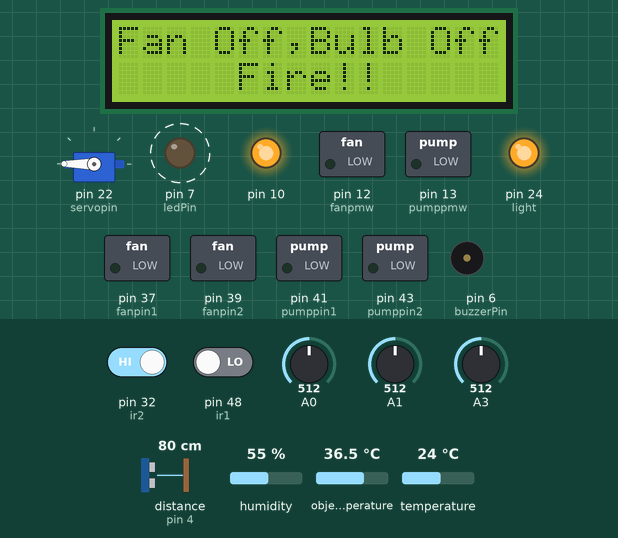
The sketch below on a simulated Arduino Mega 2560, built with avr-gcc and run on an emulated ATmega2560. Shown: 16×2 character LCD, servo, switched loads named in the sketch (green lamp = pin HIGH), output pins drawn as LEDs (lit = HIGH), buzzer (waves = sounding). Wiring (inferred from the names in the program): ultrasonic range finder: trigger pin 5; echo pin 4. Dashed ring = blinking. Inputs (shaded band) come from the test bench; at power-on: A0 = 512, distance to the obstacle (sensor on pin 4) 80 cm, A1 = 512, pin 32 (ir2) HIGH, pin 48 (ir1) LOW, A3 = 512, humidity 55 %, object temperature 36.5 °C, temperature 24 °C. The echo pulse lasts 58.3 µs per cm; pins used as bus, display or sensor lines are not drawn; what the sketch prints to the serial monitor is not drawn.

Above: at 4.3 s.
4.4 s: A0 set to 891
At 7.5 s:
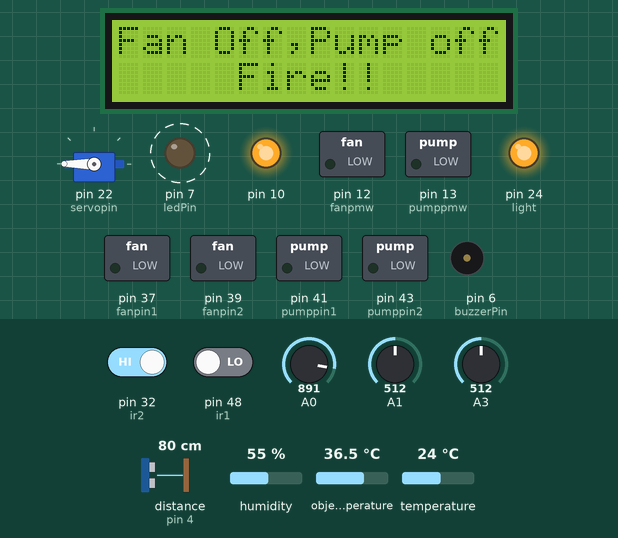
9.5 s: A0 set to 910
At 11.7 s:
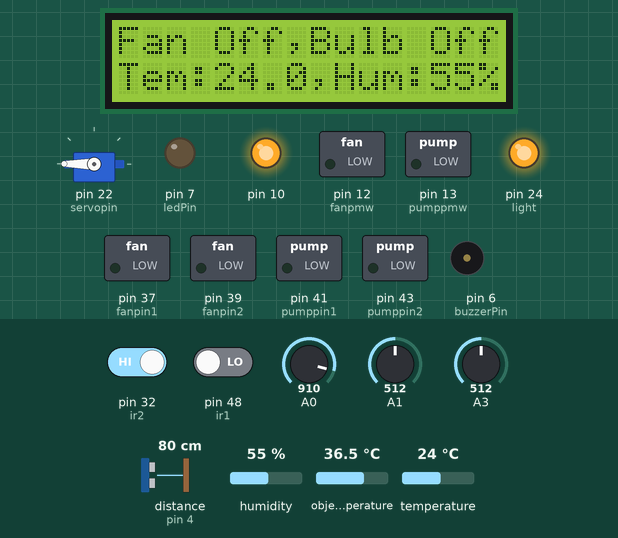
16.2 s: distance to the obstacle (sensor on pin 4) set to 6 cm
22.9 s: distance to the obstacle (sensor on pin 4) set to 3 cm
At 25.1 s:
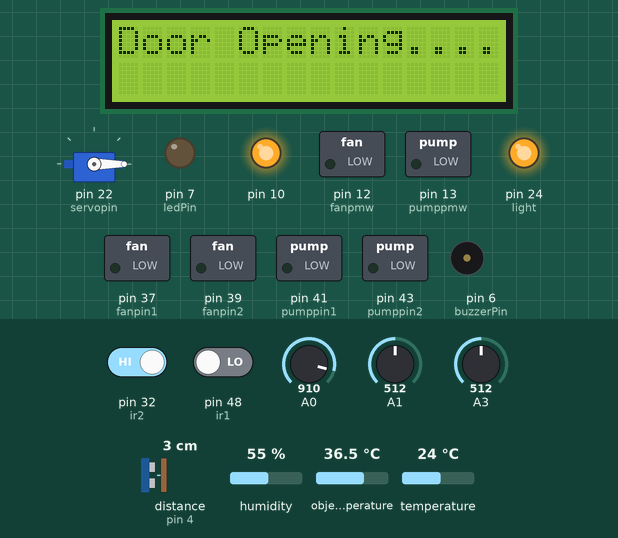
26.0 s: A1 set to 594
30.1 s: A1 set to 618
At 34.3 s:
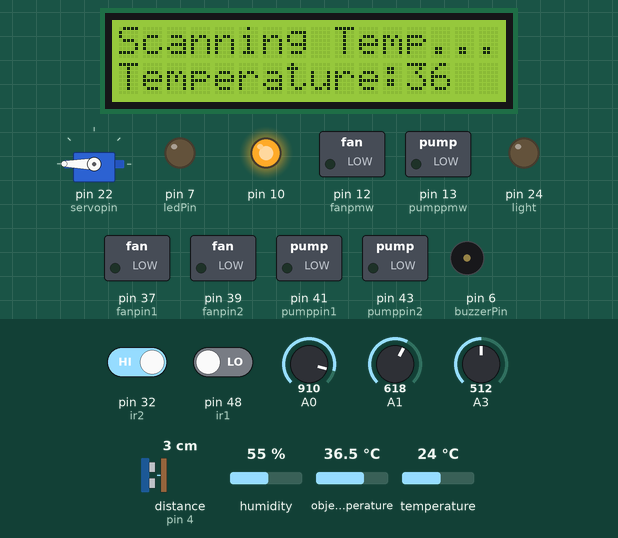
Timing chart, 0 to 51.8 s (numbered marks = the images above; inputs shaded):
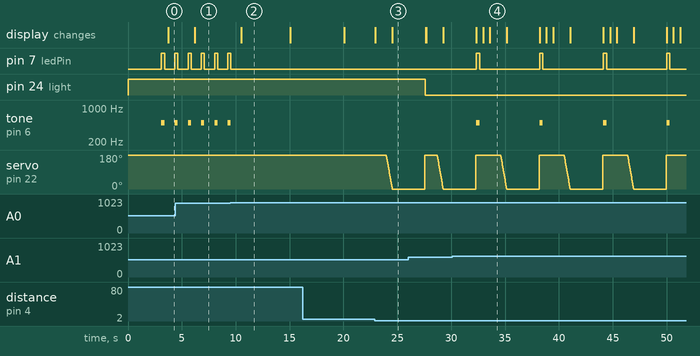

The sketch:

Smart_Home.ino
```cpp
#include <IRremote.h>
#include <Wire.h>
#include <Adafruit_MLX90614.h>
#include <LiquidCrystal_I2C.h>
#include "DHT.h"
#include <Servo.h>


#define power 0x3D00FF
#define volu 0x3D12ED
#define vold 0x3D926D
#define chu 0x3D52AD
#define chd 0x3DD22D
#define echoPin 4
#define trigPin 5
#define DHTPIN 3
#define DHTTYPE DHT11

long duration;
int distance;
int fanpin1 = 37;
int fanpin2 = 39;
int fanpmw = 12;
int pumppmw = 13;
int pumppin1 = 41;
int pumppin2 = 43;
int ledPin = 7;
int buzzerPin = 6;
int servopin = 22;
int ir1vcc = 52;
int ir1gnd = 50;
int ir1 = 48;
int ir2vcc = 28;
int ir2gnd = 30;
int ir2 = 32;
int light = 24;
String str = "";
String str2 = "";
String str3 = "";
String lightstate = "";
long previous = 0;
long current = 0;
int person = 0;
int pumpstate = 0;
int haveto_on = 0;
int pumpspd = 80;
int fanspd = 50;
char code;
int issnd = 1;
int isauto = 1;
String sec ;
String data;
int _timeout;
String _buffer;
String number = "+8801984811676";
int k = 1;
char string[14] = "";

IRsend irsend;
Adafruit_MLX90614 mlx = Adafruit_MLX90614();
LiquidCrystal_I2C lcd(0x27, 16, 2);
DHT dht(DHTPIN, DHTTYPE);
Servo myservo;


void setup() {
  pinMode(trigPin, OUTPUT);
  pinMode(echoPin, INPUT);
  pinMode(fanpin1, OUTPUT);
  pinMode(fanpin2, OUTPUT);
  pinMode(fanpmw, OUTPUT);
  pinMode(pumppin1, OUTPUT);
  pinMode(pumppin2, OUTPUT);
  pinMode(pumppmw, OUTPUT);
  pinMode(buzzerPin, OUTPUT);
  pinMode(ledPin, OUTPUT);
  pinMode(ir1vcc, OUTPUT);
  pinMode(ir1gnd, OUTPUT);
  pinMode(ir2vcc, OUTPUT);
  pinMode(ir2gnd, OUTPUT);
  pinMode(ir1, INPUT);
  pinMode(ir2, INPUT);
  pinMode(light, OUTPUT);
  pinMode(10, OUTPUT);

  digitalWrite(ir1vcc, 1);
  digitalWrite(ir2vcc, 1);
  digitalWrite(ir1gnd, 0);
  digitalWrite(ir2gnd, 0);
  digitalWrite(light, 1);
  digitalWrite(10, 1);

  Serial.begin(9600);
  Serial1.begin(9600);
  Serial2.begin(9600);
  mlx.begin();
  lcd.init();
  lcd.backlight();
  lcd.setCursor(3, 0);
  lcd.print("SMART HOME");
  delay(3000);
  dht.begin();
  myservo.attach(servopin);
  myservo.write(180);
  code = 'a';


}

void loop() {
  sec = "M";

  if (Serial1.available())
  {


    code = Serial1.read();
    if (code == 'o') issnd = 0;
    if (code == 'z')
    {
      issnd = 1;

    }
    if (code == 'a') isauto = 1;
    else isauto = 0;
    Serial.println(code);
    Serial.println(fanspd);
    manual(code);

  }

  if (isauto) manual('a');


  if (issnd == 1)
  {
    data = "";

    if (sec == "F" || sec == "G" || sec == "T")
    {
      for (int i = 1; i <= 300  ; i++)
      {


        data.concat(sec);
        if (i % 5 == 0) data.concat(",");
        else data.concat("/");
      }

      for (int i = 1; i <= 60; i++)
      {
        Serial2.print(sec);
      }
      Serial2.print(",");


    }


    else
    {
      data.concat(String(person));
      data.concat("/");
      data.concat(String(get_temp(), 0));
      data.concat("/");
      data.concat(String(get_hum(), 0));
      data.concat("/");
      data.concat(String(waterlevel(), 0));
      data.concat("/");

      data.concat(sec);
      data.concat(",");
    }
    Serial1.print(data);


    String message = "Person: ";
    message.concat(String(person));
    message.concat("\nTemperature: ");
    message.concat(String(get_temp(), 0));

    message.concat(" C\nHumidity: ");
    message.concat(String(get_hum(), 0));
    message.concat("%\nWater Level: ");
    message.concat(String(waterlevel(), 0));
    message.concat("%,");
    Serial2.print(message);
    Serial.println(message);

  }


  delay(10);

}
void automatic()
{
  str = "";
  str2 = "";
  str3 = "";

  if ((get_temp() > 27.0 || get_hum() > 60) && person > 0)
  {
    fan(1, 50);
    pumpspd = 200;
    str = "Fan On ";
  }
  else
  {
    fan(0, 0);
    pumpspd = 80;
    str = "Fan Off";
  }

  if (get_distance() < 4)
  {
    if (pumpstate == 1)
    {
      pump(0, 0);
      haveto_on = 1;
    }
    lcd.setCursor(0, 0);
    lcd.print("Scanning Temp...");
    //delay(1000);
    lcd.setCursor(0, 1);
    lcd.print("Temperature:");
    lcd.print(int(get_body_temp()));
    lcd.print("  ");
    delay(1000);
    if (get_body_temp() < 37.5)
    {
      door(1);
      lcd.clear();
      lcd.setCursor(0, 0);
      lcd.print("Door Opening....");
      previous = millis();
      delay(1);
      current = millis();
      while ( current - previous < 5000)
      {
        //delay(100);
        int state = digitalRead(ir1);
        if (state == 0)
        {
          person = person + 1;
          delay(3000);
          door(0);
          lcd.setCursor(0, 0);
          lcd.print("Door Closing....");
          break;
        }
        current = millis();
      }
      door(0);
      //lcd.setCursor(0, 0);
      //lcd.print("Door Closing....");
    }
    else
    {
      lcd.setCursor(0, 0);
      alarm();
      lcd.print("High Temperature!");
      delay(1000);
      sec = "T";
    }
    if (haveto_on == 1)
    {
      pump(1, pumpspd);
      haveto_on = 0;
    }
  }
  if (digitalRead(ir2) == LOW)
  {
    if (pumpstate == 1)
    {
      pump(0, 0);
      haveto_on = 1;
    }
    person--;
    door(1);

    lcd.setCursor(0, 0);
    lcd.print("Door Opening....");
    delay(3000);
    door(0);

    lcd.setCursor(0, 0);
    lcd.print("Door Closing....");
    if (haveto_on == 1)
    {
      pump(1, pumpspd);
      haveto_on = 0;
    }

  }
  if (person > 0)
  {
    digitalWrite(light, 0);
    lightstate = "Bulb On ";
  }
  else
  {
    digitalWrite(light, 1);
    lightstate = "Bulb Off";
  }

  str2 = "Pump off";

  if (waterlevel() > 90.0)
  {
    pump(0, 0);
    pumpstate = 0;

    str2 = "Pump off";

  }
  else if (waterlevel() < 40.0)
  {
    pump(1, pumpspd);
    pumpstate = 1;
    str2 = "Pump On ";

  }

  if (millis() % 10000 <= 5000)
  {
    str3 = "Tem:";
    str3.concat(String(get_temp(), 1));
    str3.concat(",Hum:");
    str3.concat(String(get_hum(), 0));
    str3.concat("%");
    str2 = lightstate;
  }
  else
  {
    str3 = "Level:";
    str3.concat(String(waterlevel(), 0));
    str3.concat("%,Per:");
    str3.concat(person);
    str3.concat(" ");
  }

  if (fire())
  {
    alarm();
    str3 = "     Fire!!     ";
    sec = "F";

  }
  if (exploit())
  {
    alarm();
    str3 = "  Gas Leakage!  ";
    sec = "G";
  }

  lcd.setCursor(0, 0);
  lcd.print(str);
  lcd.setCursor(7, 0);
  lcd.print(",");
  lcd.print(str2);
  lcd.setCursor(0, 1);
  lcd.print(str3);

}

int get_distance()
{

  digitalWrite(trigPin, LOW);
  delayMicroseconds(2);

  digitalWrite(trigPin, HIGH);
  delayMicroseconds(10);
  digitalWrite(trigPin, LOW);

  duration = pulseIn(echoPin, HIGH);

  distance = duration * 0.034 / 2;

  return distance;
}

float get_body_temp()
{
  return mlx.readObjectTempC();
}

void sendIR(char c)
{
  switch (c)
  {
    case 'p':

      {

        irsend.sendNEC(power, 32);
        lcd.clear();
        lcd.setCursor(0, 0);
        lcd.print("IR send:POWER   ");

        break;
      }
    case 'b':
      {

        irsend.sendNEC(chu, 32);
        lcd.clear();
        lcd.setCursor(0, 0);
        lcd.print("IR send:CH+     ");

        break;
      }
    case 'c':
      {

        irsend.sendNEC(chd, 32);
        lcd.clear();
        lcd.setCursor(0, 0);
        lcd.print("IR send:CH-     ");

        break;
      }
    case 'd':
      {

        irsend.sendNEC(volu, 32);
        lcd.clear();
        lcd.setCursor(0, 0);
        lcd.print("IR send:VOL+    ");

        break;
      }
    case 'e':
      {

        irsend.sendNEC(vold, 32);
        lcd.clear();
        lcd.setCursor(0, 0);
        lcd.print("IR send:VOL-    ");

        break;
      }
  }
}

void pump(int state, int spd)
{
  if (state) {
    analogWrite(pumppmw, spd);
    digitalWrite(pumppin1, 1);
    digitalWrite(pumppin2, 0);
  }
  else
  {
    digitalWrite(pumppmw, 0);
    digitalWrite(pumppin1, 0);
    digitalWrite(pumppin2, 0);
  }
}

void fan(int state, int spd)
{
  if (state)
  {
    analogWrite(fanpmw, spd);
    digitalWrite(fanpin1, 1);
    digitalWrite(fanpin2, 0);
  }
  else
  {
    digitalWrite(fanpmw, 0);
    digitalWrite(fanpin1, 0);
    digitalWrite(fanpin2, 0);
  }
}
float get_temp()
{
  return dht.readTemperature();

}
float get_hum()
{
  return dht.readHumidity();
}
bool fire()
{
  return analogRead(A0) < 900;
}

bool exploit()
{
  return analogRead(A1) > 600;
}

void alarm()
{


  tone(buzzerPin, 500);
  digitalWrite(ledPin, 1);
  delay(300);
  noTone(buzzerPin);
  digitalWrite(ledPin, 0);
  delay(300);


}
float waterlevel()
{
  int sensor = analogRead(A3);
  float level = float(sensor) * 80.0 / 650.0 + 20.0;
  return level;
}

void door(int state)
{

  if (state)
  {
    for (int pos = 180; pos >= 0; pos -= 1) {
      myservo.write(pos);
      delay(3);
    }
  }
  else
  {
    for (int pos = 0; pos <= 180; pos += 1)

      myservo.write(pos);
    delay(3);
  }
}


void manual(char cod)
{
  switch (cod)
  {
    case 'a':
      {
        automatic();
        break;
      }
    case 'x':
      {
        fanspd = fanspd + 5;
        fan(1, fanspd);
        break;
      }
    case 'y':
      {
        fanspd = fanspd - 5;
        fan(1, fanspd);
        break;
      }
    case 'f':
      {
        digitalWrite(light, 0);
        lcd.setCursor(0, 0);
        lcd.print("    Light On    ");
        break;
      }
    case 'g':
      {
        digitalWrite(light, 1);
        lcd.setCursor(0, 0);
        lcd.print("    Light Off   ");
        break;
      }
    case 'l':
      {
        fan(1, fanspd);
        lcd.setCursor(0, 0);
        lcd.print("     Fan On     ");
        pumpspd = 200;
        break;
      }
    case 'n':
      {
        fan(0, 0);
        lcd.setCursor(0, 0);
        lcd.print("     Fan Off    ");
        pumpspd = 80;
        break;
      }
    case 's':
      {
        pump(1, pumpspd);
        lcd.setCursor(0, 0);
        lcd.print("    Pump On     ");
        break;
      }
    case 't':
      {
        pump(0, 0);
        lcd.setCursor(0, 0);
        lcd.print("    Pump Off    ");
        break;
      }
    case 'q':
      {
        myservo.write(0);;
        lcd.setCursor(0, 0);
        lcd.print("    Door On     ");
        break;
      }
    case 'r':
      {
        myservo.write(180);
        lcd.setCursor(0, 0);
        lcd.print("    Door Off     ");
        break;
      }
    case 'p':
    case 'b':
    case 'c':
    case 'd':
    case 'e':
      {
        sendIR(cod);

        break;
      }
    default:
      {
        lcd.setCursor(0, 0);
        lcd.print("                ");
        lcd.setCursor(0, 1);
        lcd.print("                ");
      }
  }
}
```

Measured:
- the behaviour switches between 899 and 900 on A0 (found by bisection; images 1 and 2)
- the behaviour switches between 5 and 4 cm on distance to the obstacle (sensor on pin 4) (found by bisection; images 2 and 3)
- the behaviour switches between 600 and 601 on A1 (found by bisection; images 3 and 4)
- after the input at 9.5 s, pin 7 (ledPin): goes on until 9.6 s, then stays LOW; tone on pin 6 (buzzerPin): goes on until 9.6 s, then stays silent; the display: changes after 1.0 s (image 2)
- after the input at 22.9 s, servo on pin 22 (servopin): moves from 180° to 0° over 0.56 s, starting after 1.1 s; the display: first changes after 0.07 s (image 3 shows a later state)
- after the input at 30.1 s, pin 7 (ledPin): alternates HIGH for 0.30 s and LOW for 5.6 s, starting after 2.2 s; tone on pin 6 (buzzerPin): alternates 500 Hz for 0.30 s and silent for 5.6 s, starting after 2.2 s; the display: first changes after 2.2 s (image 4 shows a later state)
- by itself, pin 7 (ledPin): alternates HIGH for 0.30 s and LOW for 0.93 s
- by itself, tone on pin 6 (buzzerPin): alternates 500 Hz for 0.30 s and silent for 0.93 s
